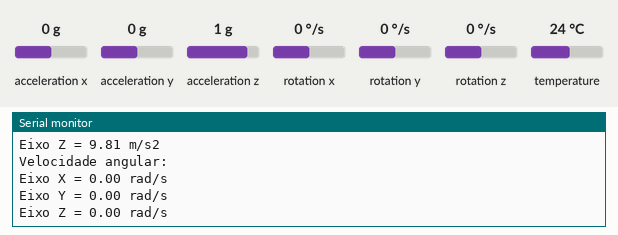
Bench run of a sketch on a simulated ESP32. On the bench: the last lines printed to the serial monitor. Inputs (shaded band) come from the test bench; at power-on: acceleration x 0 g, acceleration y 0 g, acceleration z 1 g, rotation x 0 °/s, rotation y 0 °/s, rotation z 0 °/s, temperature 24 °C.

Above: at 1.8 s.
1.9 s: acceleration x set to -1.4 g
3.4 s: acceleration y set to -1.4 g
4.9 s: acceleration z set to -1.4 g
6.4 s: rotation x set to -192 °/s
At 7.7 s:
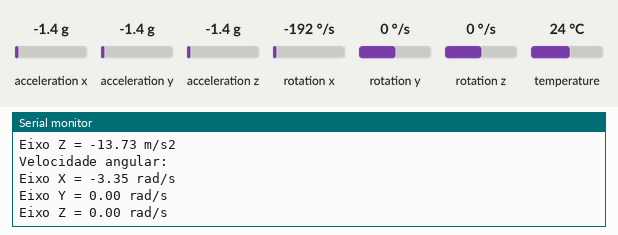
7.9 s: rotation y set to -192 °/s
At 8.5 s:
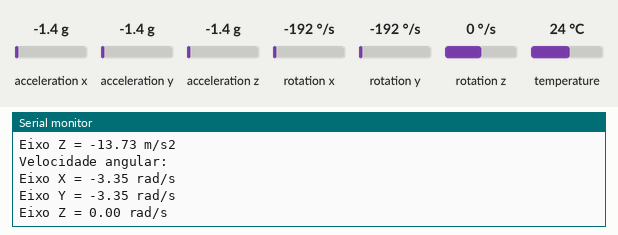

The sketch:

mpu6050_SIM7000.ino
```cpp
/*
 * MPU6050 - Le sensor giroscopio e acelerometro e exibe dados no monitor serial
 * Autor: Paulo Cesar Menegon de Castro
 * Data de criacao: 20.02.2024
 * Data de modificacao: 03.08.2024
 * Biblioteca:  https://github.com/adafruit/Adafruit_MPU6050
 * Referencias: https://RandomNerdTutorials.com/esp32-mpu-6050-accelerometer-gyroscope-arduino/
 */

// Bibliotecas
#include <Adafruit_MPU6050.h>
#include <Adafruit_Sensor.h>
#include <Wire.h>

// Objeto MPU
Adafruit_MPU6050 mpu;

// Estrutura para armazenar dados
typedef struct
{
  float gx, gy, gz;  // Eixos x, y e z do giroscopio
  float ax, ay, az;  // Eixos x, y e z do acelerometro
} MPU;
MPU mpuData;

void adjustMPU() {
  Serial.print("Conectando MPU6050...");
  if (!mpu.begin(0x69)) {  // Inicializa o MPU6050 no endereco 0x69
    Serial.println("Sensor MPU6050 não encontrado!");
  } else {
    Serial.println("Sensor MPU6050 encontrado!");
    mpu.setAccelerometerRange(MPU6050_RANGE_2_G);  // Ajusta acelerometro para +/- 2g
    Serial.print("Acelerometro ajustado para: ");
    switch (mpu.getAccelerometerRange()) {
      case MPU6050_RANGE_2_G:
        Serial.println("+-2G");
        break;
      case MPU6050_RANGE_4_G:
        Serial.println("+-4G");
        break;
      case MPU6050_RANGE_8_G:
        Serial.println("+-8G");
        break;
      case MPU6050_RANGE_16_G:
        Serial.println("+-16G");
        break;
    }
    mpu.setGyroRange(MPU6050_RANGE_250_DEG);  // Ajusta giroscopio para 250 graus/segundo
    Serial.print("Giroscopio ajustado para: ");
    switch (mpu.getGyroRange()) {
      case MPU6050_RANGE_250_DEG:
        Serial.println("+- 250 deg/s");
        break;
      case MPU6050_RANGE_500_DEG:
        Serial.println("+- 500 deg/s");
        break;
      case MPU6050_RANGE_1000_DEG:
        Serial.println("+- 1000 deg/s");
        break;
      case MPU6050_RANGE_2000_DEG:
        Serial.println("+- 2000 deg/s");
        break;
    }
    mpu.setFilterBandwidth(MPU6050_BAND_5_HZ);  // Ajuste do filtro de interferencias
    Serial.print("Filtro ajustado para: ");
    switch (mpu.getFilterBandwidth()) {
      case MPU6050_BAND_260_HZ:
        Serial.println("260 Hz");
        break;
      case MPU6050_BAND_184_HZ:
        Serial.println("184 Hz");
        break;
      case MPU6050_BAND_94_HZ:
        Serial.println("94 Hz");
        break;
      case MPU6050_BAND_44_HZ:
        Serial.println("44 Hz");
        break;
      case MPU6050_BAND_21_HZ:
        Serial.println("21 Hz");
        break;
      case MPU6050_BAND_10_HZ:
        Serial.println("10 Hz");
        break;
      case MPU6050_BAND_5_HZ:
        Serial.println("5 Hz");
        break;
    }
  }
}

void dataMPU() {
  sensors_event_t acel, giro, temp;  // Leituras dos dados do sensor
  mpu.getEvent(&acel, &giro, &temp);
  mpuData.ax = acel.acceleration.x;  // Valores do acelerometro
  mpuData.ay = acel.acceleration.y;
  mpuData.az = acel.acceleration.z;
  mpuData.gx = giro.gyro.x;  // Valores do giroscopio
  mpuData.gy = giro.gyro.y;
  mpuData.gz = giro.gyro.z;
}

void setup(void) {
  Serial.begin(115200);  // Inicia comunicacao serial
  adjustMPU();           // Ajuste do MPU6050
}

void loop() {
  dataMPU();
  Serial.println("Aceleracao: ");
  Serial.print("Eixo X = ");
  Serial.print(mpuData.ax);
  Serial.println(" m/s2");
  Serial.print("Eixo Y = ");
  Serial.print(mpuData.ay);
  Serial.println(" m/s2");
  Serial.print("Eixo Z = ");
  Serial.print(mpuData.az);
  Serial.println(" m/s2");
  Serial.println();
  Serial.println("Velocidade angular:");
  Serial.print("Eixo X = ");
  Serial.print(mpuData.gx);
  Serial.println(" rad/s");
  Serial.print("Eixo Y = ");
  Serial.print(mpuData.gy);
  Serial.println(" rad/s");
  Serial.print("Eixo Z = ");
  Serial.print(mpuData.gz);
  Serial.println(" rad/s");
  Serial.println();
  delay(1000);  // Leitura a cada 1s
}
```

Measured:
- after the input at 6.4 s, the serial monitor: prints a new line after 0.69 s (image 1)
- after the input at 7.9 s, the serial monitor: prints a new line after 0.21 s (image 2)
